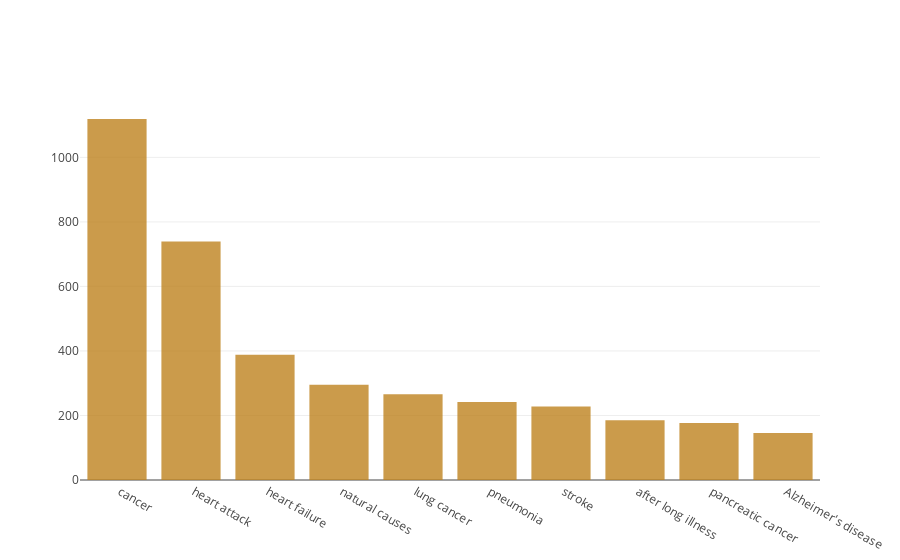

Here is the notebook cell this chart was saved with:
### Markdown cell above
### Top Causes Of Deaths

### Code cell
type_deaths=deaths[deaths['cause_of_death']!='unknown']
type_deaths=type_deaths['cause_of_death'].value_counts()[:10]
data = [go.Bar(
            x=type_deaths.index,
            y=type_deaths.values,
        marker = dict(
        color = 'rgba(190, 130, 30,0.8)',)
            
)]

py.iplot(data, filename='horizontal-bar')

### Figure 1 — Plotly figure (JSON) as saved in the notebook; plotly's stock layout.template omitted (floating-point values rounded to 4 significant figures)
{"data": [{"type": "bar", "x": [" cancer", " heart attack", " heart failure", " natural causes", " lung cancer", " pneumonia", " stroke", " after long illness", " pancreatic cancer", " Alzheimer's disease"], "y": [1119, 739, 388, 295, 266, 242, 228, 185, 177, 146], "marker": {"color": "rgba(190, 130, 30,0.8)"}}], "layout": {}}
